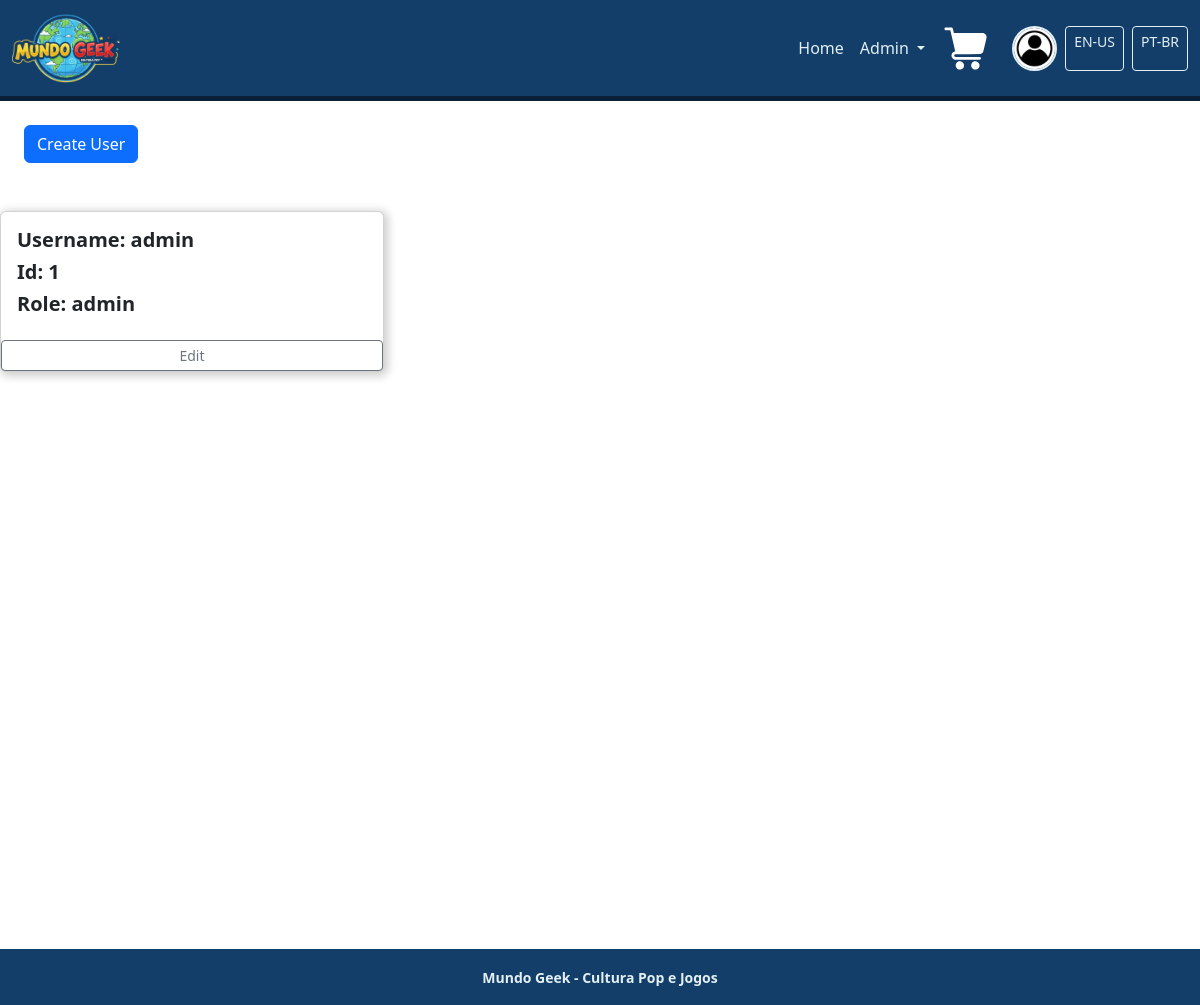
Screenshot of /admin/users/index.php (signed in) with the database file from the repository.
### tables this page shows
CREATE TABLE `users` (
  `id` int(11) NOT NULL,
  `username` varchar(255) NOT NULL,
  `password` varchar(255) NOT NULL,
  `role` enum('user','admin') NOT NULL DEFAULT 'user',
  `created_at` datetime NOT NULL DEFAULT current_timestamp()
);

### lang/en-us.php (called while the page is built)
<?php
$text = [
    'username' => 'Username',
    'submit' => 'Submit',
    'id' => 'Id',
    'input_file' => 'Input File',
    'signup' => 'Signup',
    'login' => 'Login',
    'password' => 'Password',
    'name' => 'Name',
    'description' => 'Description',
    'stock' => 'Stock',
    'height' => 'Height',
    'weight' => 'Weight',
    'width' => 'Width',
    'length' => 'Length',
    'products' => 'Products',
    'create_product' => 'Create Product',
    'create_user' => 'Create User',
    'products_management' => ' Products Management',
    'new_product' => 'New Product',
    'no_image' => 'No Image',
    'edit' => 'Edit',
    'delete' => 'Delete',
    'confirm_delete' => 'Confirm Delete',
    'no_image_set_to_this_product' => 'No image set to this product',
    'no_product_found' => 'No Product Found',
    'dimensions' => 'Dimensions',
    'add_to_cart' => 'Add to Cart',
    'details' => 'Details',
    'created_at' => 'Created at',
    'error_login' => 'Error Login',
    'error_signup' => 'Error Signup',
    'manage' => 'Manage',
    'price' => 'Price',
    'orders' => 'Orders',
    'registered_orders' => 'Registered Orders',
    'registered_products' => 'Registered Products',
    'registered_users' => 'Registered Users',
    'role' => 'Role',
    'soon' => 'Soon',
    'there_are_currently' => 'There are Currently',
    'home' => 'Home',
    'leave' => 'Leave',
    'dashboard' => 'Dashboard',
    'profile' => 'My profile',
    'u-orders' => 'My orders',
    'users' => 'Users',
    'settings' => 'Settings',
    'quantity' => 'Quantity',
    'featured_products' => 'Featured products',
    'go_to_products' => 'Go to products'
    ]
?>

### admin/users/index.php (the view, shortened to what this page needs)
<?php
require_once __DIR__ . '/../../config/database.php';
require_once __DIR__ . '/../../includes/header.php';
require_once __DIR__ . '/../../includes/navbar.php';
$sql = "SELECT id, username, role
        FROM users
        ORDER BY username ASC";
$stmt = $conn->prepare($sql);
$stmt->execute();
$users = $stmt->fetchAll(PDO::FETCH_ASSOC);
?>
<main class="min-vh-100">
    <section class="d-flex flex-column flex-md-row justify-content-between align-items-md-center gap-3 mb-4">
        <a href = "create.php" class = "btn btn-primary m-4"><?= $text['create_user'] ?></a>
    </section>
    <section>
        <div class="card-body">
            <div class="row g-4">
                <?php foreach ($users as $user): ?>
                    <div class="col-12 col-md-6 col-lg-4">
                        <article class="card h-100 admin-card">
                            <div class="card-body d-flex flex-column admin-card__body">
                                <h5 class="card-title fw-bold admin-card__username">
                                    <?= $text['username'] ?>: <?= htmlspecialchars($user['username'])?>
                                </h5>
                                <h5 class="card-title fw-bold admin-card__id">
                                    <?= $text['id'] ?>: <?= number_format($user['id'])?>
                                </h5>
                                <h5 class="card-title fw-bold admin-card__role">
                                    <?= $text['role'] ?>: <?= htmlspecialchars($user['role']) ?>
                                </h5>
                                </div>
                                <div class="d-flex gap-2 admin-card__actions">
                                    <a href="edit.php?id=<?= $user['id'] ?>"
                                        class="btn btn-sm btn-outline-secondary w-100">
                                        <?= $text['edit']?>
                                    </a>
                                </div>
                            </div>
                <?php endforeach; ?>
            </div>
        </div>
    </section>
</main>
<?php
require_once __DIR__ . '/../../includes/footer.php';
?>

### assets/css/style.css (style rules this page uses)
:root { --cor-primaria: rgb(226, 239, 243); --cor-secundaria: rgb(19, 62, 105); --cor-destaque: rgb(212, 34, 32); }
.card { display: flex; flex-direction: column; box-shadow: 2px 2px 10px 2px rgba(0, 0, 0, 0.2); transition: transform 0.3s ease-in-out; }
.card-body { flex: 0; margin-top: auto; }

### rows the page displays
users: username "admin", id "1", role "admin"

### other values shown
$text['home'] "Home"
$text['create_user'] "Create User"
